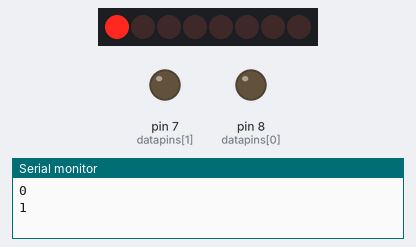
This sketch was run on a simulated Arduino Uno, built with avr-gcc and run on an emulated ATmega328P. Parts: 8 shift-register outputs drawn as a row of LEDs (first output left, lit = HIGH), output pins drawn as LEDs (lit = HIGH), the last lines printed to the serial monitor. Wiring (inferred from the names in the program): shift register (74HC595): data pin 6; shift clock pin 9; latch pin 12; MR pin 11. Wiring (inferred from the signals the program sends): row of LEDs: on Q0, Q1, Q2, Q3, Q4, Q5, Q6, Q7. Pins used as bus, display or sensor lines are not drawn.

Above: at 1.1 s.
At 5.1 s:
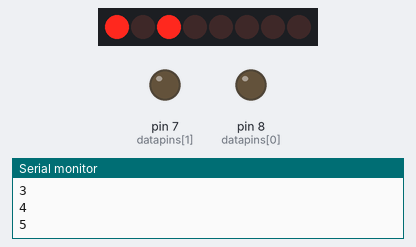
At 10.1 s:
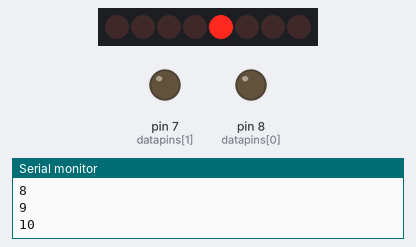
At 19.1 s:
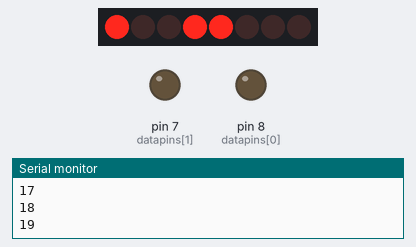
At 28.1 s:
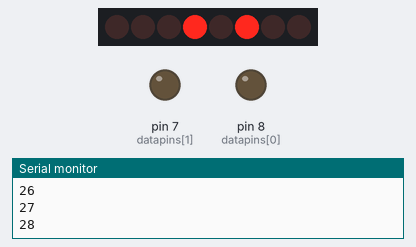
At 38.1 s:
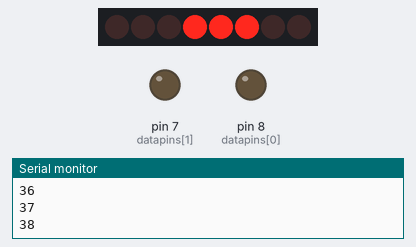
Timing chart, 0 to 40.0 s (numbered marks = the images above):
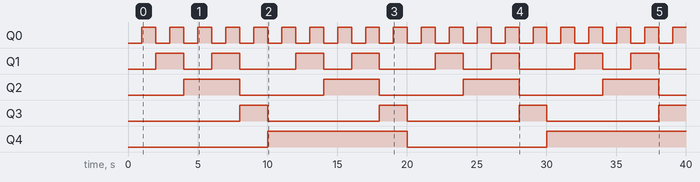

The sketch:

nixie_driver.ino
```cpp
#include "Arduino.h"
void setup() {
  // put your setup code here, to run once:
  Serial.begin(9600);
}

void setpin(int pin, bool value)
{
  digitalWrite(pin, value);
  //delay(2);
}
void nshiftOut(byte registers, byte clk, byte MR, byte STCP, byte* datapins, byte* data)
{
  //clear registers
  setpin(MR, LOW);
  setpin(MR, HIGH);

  //shift in 8 bits
  for(byte i=0x80; i; i>>=1)
  {
    setpin(clk, LOW);
    //setpin(STCP, HIGH);
    for(byte r=0; r<registers; r++)
    {
      setpin(datapins[r], data[r] & i);
    }
    setpin(clk, HIGH);
   // setpin(STCP, LOW);
  }
  setpin(STCP, LOW);
  setpin(STCP, HIGH);

}

inline byte numToSR(unsigned int num)
{
  //return 0x33;
  return (((num/10)%10) << 4) | (num % 10);
}

unsigned long tm(long t = -1)
{
  static unsigned long offset = millis();
  if(t >= 0)
    offset = t * 1000;

  return (millis() - offset) / 1000;
}
void loop() {

  // put your main code here, to run repeatedly:
  const byte regs = 3;
  byte clkpin = 9;
  byte MRpin = 11;
  byte STCPpin = 12;
  byte datapins[] = {8, 7, 6};
  byte data[3];
  pinMode(clkpin, OUTPUT);
  pinMode(MRpin, OUTPUT);
  pinMode(STCPpin, OUTPUT);
  for(int i=0; i< regs; i++)
  {
    pinMode(datapins[i], OUTPUT);
  }
  unsigned long dval=0;
  while(true)
  {
    dval = tm(); //millis() / 1000; ;// / 100;

    data[0] = numToSR((dval/60/60)%24);
    data[1] = numToSR((dval/60)%60);
    data[2] = numToSR(dval%60);
    //data[0] = data[1] = data[2];
//    data[0] = numToSR(12);
//    data[1] = numToSR(34);
//    data[2] = numToSR(56);
    Serial.println(dval);
    unsigned long tmr = millis();
    while(millis() < tmr + 1000)
    {
      byte dcopy[3];
      for(int j=0; j<6; j++)
      {
        dcopy[0] = (j==0 ?  data[0] & 0xF0 : 0xA0) | (j==1 ? data[0] & 0x0F : 0x0A);
        dcopy[1] = (j==2 ?  data[1] & 0xF0 : 0xA0) | (j==3 ? data[1] & 0x0F : 0x0A);
        dcopy[2] = (j==4 ?  data[2] & 0xF0 : 0xA0) | (j==5 ? data[2] & 0x0F : 0x0A);
        nshiftOut(regs, clkpin, MRpin, STCPpin, datapins, data);
        delay(1);
      }

    }
    //dval++;

  }

}
```

Measured:
- by itself, Q0: alternates HIGH for 1.0 s and LOW for 1.0 s
- by itself, Q1: repeats every 10.0 s: LOW 2.0 s, HIGH 2.0 s, LOW 4.0 s, HIGH 2.0 s
- by itself, Q2: alternates HIGH for 4.0 s and LOW for 6.0 s
- by itself, Q3: alternates HIGH for 2.0 s and LOW for 8.0 s
- by itself, Q4: LOW → HIGH at 10.0 s, → LOW 10.0 s later, → HIGH 10.0 s later
